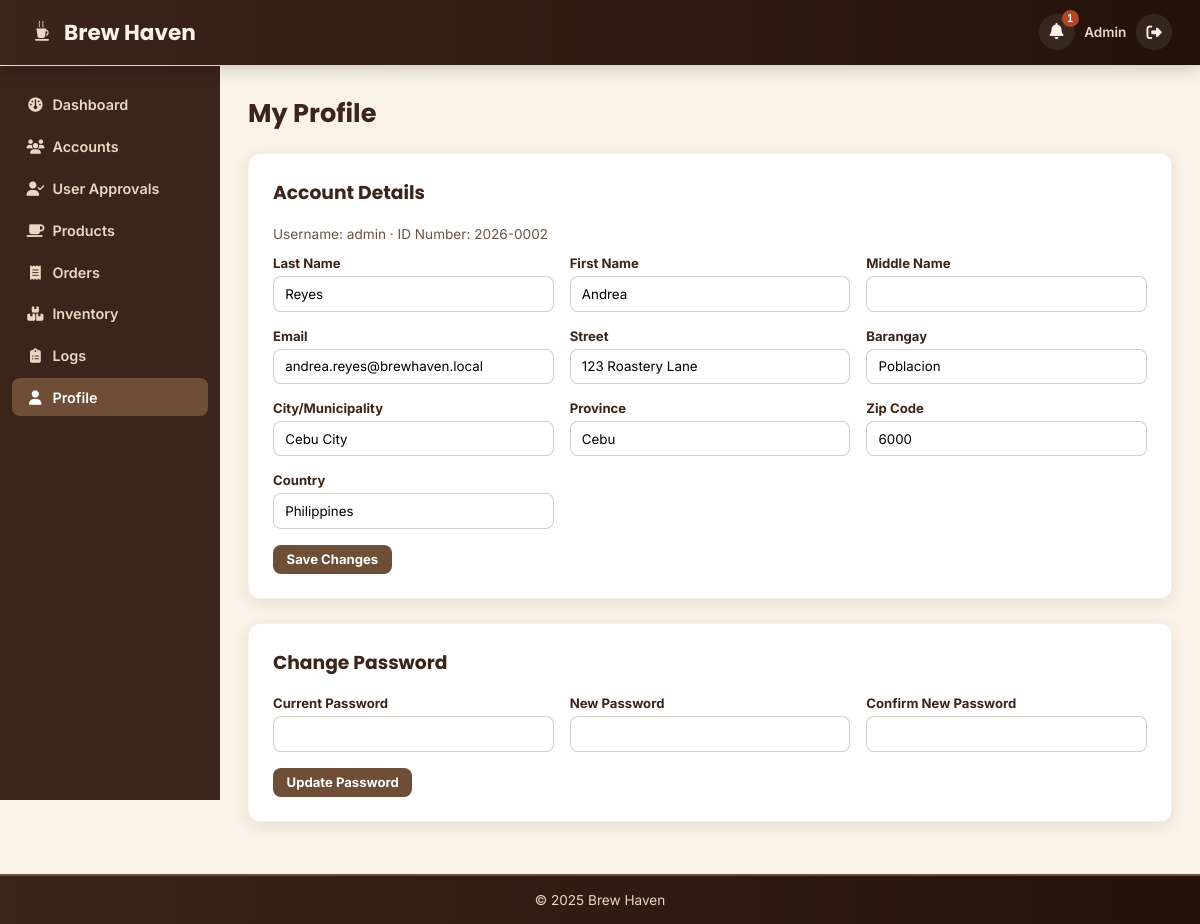
Screenshot of /profile.php (signed in) with the database file from the repository.
### tables this page shows
CREATE TABLE `users` (
  `id_number` varchar(50) NOT NULL,
  `lastname` varchar(100) NOT NULL,
  `firstname` varchar(100) NOT NULL,
  `middlename` varchar(100) DEFAULT NULL,
  `extension` varchar(50) DEFAULT NULL,
  `birth_date` date NOT NULL,
  `age` int(11) NOT NULL,
  `gender` enum('Male','Female','Other') NOT NULL,
  `email` varchar(255) NOT NULL,
  `username` varchar(50) NOT NULL,
  `password` varchar(255) NOT NULL,
  `role` enum('super_admin','admin','customer') NOT NULL DEFAULT 'customer',
  `approval_status` enum('pending','approved','rejected') NOT NULL DEFAULT 'pending',
  `account_status` enum('active','inactive','blocked') NOT NULL DEFAULT 'active',
  `first_login` tinyint(1) NOT NULL DEFAULT 0,
  `employee_id` varchar(20) DEFAULT NULL,
  `customer_id` varchar(20) DEFAULT NULL,
  `street` varchar(255) NOT NULL,
  `barangay` varchar(100) NOT NULL,
  `city_municipality` varchar(100) NOT NULL,
  `province` varchar(100) NOT NULL,
  `zipcode` varchar(10) NOT NULL,
  `country` varchar(100) NOT NULL,
  `auth_question1` varchar(255) DEFAULT NULL,
  `auth_answer1` varchar(255) DEFAULT NULL,
  `auth_question2` varchar(255) DEFAULT NULL,
  `auth_answer2` varchar(255) DEFAULT NULL,
  `auth_question3` varchar(255) DEFAULT NULL,
  `auth_answer3` varchar(255) DEFAULT NULL,
  `created_at` timestamp NOT NULL DEFAULT current_timestamp(),
  `updated_at` timestamp NOT NULL DEFAULT current_timestamp() ON UPDATE current_timestamp(),
  `active_super_admin_flag` tinyint(1) GENERATED ALWAYS AS (if(`role` = 'super_admin' and `account_status` = 'active',1,NULL)) STORED
);

### php/auth_helpers.php (called while the page is built, shortened)
<?php
require_once __DIR__ . '/config.php';
function bh_harden_session_cookie() {
    $params = session_get_cookie_params();
}
function current_user() {
    return [
        'id_number'   => $_SESSION['user_id_number'],
        'username'    => $_SESSION['username']    ?? null,
        'firstname'   => $_SESSION['firstname']   ?? null,
        'lastname'    => $_SESSION['lastname']    ?? null,
        'role'        => $_SESSION['role']        ?? 'customer',
        'employee_id' => $_SESSION['employee_id'] ?? null,
    ];
}
function bh_in_first_login_setup($row) {
    $firstLogin = (int)($row['first_login'] ?? 0);
    return $firstLogin === 1 || $firstLogin === 2 || $firstLogin === 3;
}
function require_login($recheckStatus = true) {
    global $conn;
    $isAjax = bh_request_is_ajax();
    $user = current_user();
    $now = time();
    if ($recheckStatus) {
        $stmt = mysqli_prepare($conn, "SELECT approval_status, account_status, role, first_login, firstname, lastname, auth_question1 FROM users WHERE id_number = ?");
        mysqli_stmt_bind_param($stmt, 's', $user['id_number']);
        mysqli_stmt_execute($stmt);
        $row = mysqli_fetch_assoc(mysqli_stmt_get_result($stmt));
        $statusAllowed = $row && ($row['account_status'] === 'active'
            || ($row['account_status'] === 'inactive' && bh_inactive_account_may_setup($row)));
        $roleChanged = $row && $row['role'] !== $user['role'];
        $inFirstLoginSetup = bh_in_first_login_setup($row);
    }
    return $user;
}
function bh_request_is_ajax() {
    return (!empty($_SERVER['HTTP_X_REQUESTED_WITH']) && strtolower($_SERVER['HTTP_X_REQUESTED_WITH']) === 'xmlhttprequest')
        || (strpos($_SERVER['HTTP_ACCEPT'] ?? '', 'application/json') !== false)
        || (strpos($_SERVER['CONTENT_TYPE'] ?? '', 'application/json') !== false)
        || (isset($_SERVER['HTTP_SEC_FETCH_DEST']) && $_SERVER['HTTP_SEC_FETCH_DEST'] === 'empty');
}
function has_privilege($user, $key) {
    global $conn;
    $privilegeKeys = $key === 'view_logs'
        ? ['view_logs', 'view_activity_logs', 'view_login_logs']
        : [$key];
    $placeholders = implode(',', array_fill(0, count($privilegeKeys), '?'));
    $sql = "SELECT 1 FROM admin_privileges WHERE admin_id_number = ? AND privilege_key IN ($placeholders) LIMIT 1";
    $stmt = mysqli_prepare($conn, $sql);
    $bindValues = array_merge([$user['id_number']], $privilegeKeys);
    $bindTypes = 's' . str_repeat('s', count($privilegeKeys));
    mysqli_stmt_bind_param($stmt, $bindTypes, ...$bindValues);
    mysqli_stmt_execute($stmt);
    mysqli_stmt_store_result($stmt);
    $granted = mysqli_stmt_num_rows($stmt) > 0;
    return $granted;
}
function bh_notification_count($user) {
    global $conn;
    $count = 0;
    if ($user['role'] === 'super_admin' || has_privilege($user, 'approve_accounts')) {
        $count += (int)(mysqli_fetch_assoc(mysqli_query($conn, "SELECT COUNT(*) AS c FROM users WHERE role = 'customer' AND approval_status = 'pending'"))['c'] ?? 0);
    }
    if ($user['role'] === 'super_admin' || has_privilege($user, 'manage_deletion_requests')) {
        $count += (int)(mysqli_fetch_assoc(mysqli_query($conn, "SELECT COUNT(*) AS c FROM delete_requests WHERE status = 'pending'"))['c'] ?? 0);
    }
    return $count;
}
function bh_display_id($row) {
    return ['label' => 'ID Number', 'value' => $row['id_number'] ?? null];
}
    ?>

### html/profile.php (the view, shortened to what this page needs)
<?php
require_once __DIR__ . '/../php/auth_helpers.php';
$me = require_login();
$stmt = mysqli_prepare($conn, "SELECT * FROM users WHERE id_number = ?");
mysqli_stmt_bind_param($stmt, 's', $me['id_number']);
mysqli_stmt_execute($stmt);
$user = mysqli_fetch_assoc(mysqli_stmt_get_result($stmt));
$isCustomer = $me['role'] === 'customer';
$initials = bh_initials($me['firstname'], $me['lastname']);
$avatarColor = bh_avatar_color($me['id_number']);
if (!$isCustomer) {
    $notifCount = bh_notification_count($me);
}
?>
<!DOCTYPE html>
<html lang="en">
<head>
  <link rel="stylesheet" href="https://cdnjs.cloudflare.com/ajax/libs/font-awesome/6.5.0/css/all.min.css">
  <link rel="stylesheet" href="../css/brew-haven.css" />
</head>
<body class="bh-shell">
  <?php if ($isCustomer): ?>
  <div class="bh-storefront-topbar">
    <div class="bh-brand"><img src="../images/brew-haven-logo.svg" alt="" style="width:28px;height:28px;"> Brew Haven</div>
    <div class="bh-storefront-nav">
      <a href="dashboard.php">Home</a>
      <a href="menu.php">Menu</a>
      <a href="order-cart.php">My Orders</a>
      <a href="order-history.php">Order History</a>
    </div>
    <div class="bh-storefront-icons">
      <form method="get" action="menu.php" class="bh-header-search">
        <i class="fa-solid fa-magnifying-glass"></i>
        <input type="text" name="q" placeholder="Search menu...">
      </form>
      <details class="bh-avatar-menu">
        <summary><span class="bh-avatar bh-avatar-sm" style="background:<?php echo $avatarColor; ?>;"><?php echo htmlspecialchars($initials); ?></span></summary>
        <div class="bh-avatar-dropdown">
          <a href="activity-log.php"><i class="fa-solid fa-clock-rotate-left" style="width:16px;"></i> Activity Log</a>
          <a href="login-logs.php"><i class="fa-solid fa-right-to-bracket" style="width:16px;"></i> Login Logs</a>
          <a href="profile.php"><i class="fa-solid fa-user" style="width:16px;"></i> Profile</a>
        </div>
      </details>
      <a href="logout.php" class="bh-storefront-logout-btn" title="Logout" aria-label="Logout" data-bh-confirm-title="Confirm Logout" data-bh-confirm="Are you sure you want to log out?" data-bh-confirm-button="Yes, Logout"><i class="fa-solid fa-right-from-bracket"></i></a>
    </div>
  </div>
  <?php else: ?>
  <div class="bh-topbar">
    <div class="bh-brand"><img src="../images/brew-haven-logo.svg" alt="" style="width:28px;height:28px;"> Brew Haven</div>
    <div class="bh-user">
      <div class="bh-notif-wrap">
        <button type="button" class="bh-notif-bell" onclick="bhToggleNotif()" aria-label="Notifications">
          <i class="fa-solid fa-bell"></i>
          <?php if ($notifCount > 0): ?><span class="bh-notif-count"><?php echo $notifCount; ?></span><?php endif; ?>
        </button>
      </div>
      <span class="bh-role-label"><?php echo htmlspecialchars(ucwords(str_replace('_', ' ', $me['role']))); ?></span>
      <a href="logout.php" class="bh-topbar-icon-btn" title="Logout" aria-label="Logout" data-bh-confirm-title="Confirm Logout" data-bh-confirm="Are you sure you want to log out?" data-bh-confirm-button="Yes, Logout"><i class="fa-solid fa-right-from-bracket"></i></a>
    </div>
  </div>
  <div class="bh-layout">
    <div class="bh-sidebar">
      <?php if ($me['role'] === 'super_admin'): ?>
        <a href="super-admin-dashboard.php"><i class="fa-solid fa-gauge"></i>Dashboard</a>
        <a href="super-admin-accounts.php"><i class="fa-solid fa-users"></i>Accounts</a>
        <a href="user-approvals.php"><i class="fa-solid fa-user-check"></i>User Approvals</a>
        <a href="super-admin-deletion-requests.php"><i class="fa-solid fa-trash-can"></i>Deletion Requests</a>
        <a href="logs.php"><i class="fa-solid fa-clipboard-list"></i>Logs</a>
        <a href="profile.php" class="active"><i class="fa-solid fa-user"></i>Profile</a>
      <?php else: ?>
        <a href="admin-dashboard.php"><i class="fa-solid fa-gauge"></i>Dashboard</a>
        <a href="admin-accounts.php"><i class="fa-solid fa-users"></i>Accounts</a>
        <?php if (has_privilege($me, 'approve_accounts')): ?><a href="user-approvals.php"><i class="fa-solid fa-user-check"></i>User Approvals</a><?php endif; ?>
        <a href="admin-products.php"><i class="fa-solid fa-mug-saucer"></i>Products</a>
        <a href="admin-orders.php"><i class="fa-solid fa-receipt"></i>Orders</a>
        <a href="admin-inventory.php"><i class="fa-solid fa-boxes-stacked"></i>Inventory</a>
        <a href="logs.php"><i class="fa-solid fa-clipboard-list"></i>Logs</a>
        <a href="profile.php" class="active"><i class="fa-solid fa-user"></i>Profile</a>
      <?php endif; ?>
    </div>
  <?php endif; ?>
  <div class="bh-main">
    <h1 class="bh-page-title">My Profile</h1>
    <div class="bh-panel">
      <h3>Account Details</h3>
      <?php $profileDisplayId = bh_display_id($user); ?>
      <p style="color:var(--bh-text-muted);font-size:0.85rem;">Username: <?php echo htmlspecialchars($user['username']); ?><?php if (!empty($profileDisplayId['value'])): ?> &middot; <?php echo htmlspecialchars($profileDisplayId['label']); ?>: <?php echo htmlspecialchars($profileDisplayId['value']); ?><?php endif; ?></p>
      <form method="post" action="../php/account_update.php"<?php if (!$isCustomer): ?> data-bh-confirm-title="Confirm Update" data-bh-confirm="Are you sure you want to update your account information?" data-bh-confirm-password="1"<?php endif; ?>>
        <div class="bh-form-grid">
          <div><label>Last Name</label><input type="text" name="lastname" value="<?php echo htmlspecialchars($user['lastname']); ?>"></div>
          <div><label>First Name</label><input type="text" name="firstname" value="<?php echo htmlspecialchars($user['firstname']); ?>"></div>
          <div><label>Middle Name</label><input type="text" name="middlename" value="<?php echo htmlspecialchars($user['middlename'] ?? ''); ?>"></div>
          <div><label>Email</label><input type="email" name="email" value="<?php echo htmlspecialchars($user['email']); ?>"></div>
          <div><label>Street</label><input type="text" name="street" value="<?php echo htmlspecialchars($user['street']); ?>"></div>
          <div><label>Barangay</label><input type="text" name="barangay" value="<?php echo htmlspecialchars($user['barangay']); ?>"></div>
          <div><label>City/Municipality</label><input type="text" name="city_municipality" value="<?php echo htmlspecialchars($user['city_municipality']); ?>"></div>
          <div><label>Province</label><input type="text" name="province" value="<?php echo htmlspecialchars($user['province']); ?>"></div>
          <div><label>Zip Code</label><input type="text" name="zipcode" value="<?php echo htmlspecialchars($user['zipcode']); ?>"></div>
          <div><label>Country</label><input type="text" name="country" value="<?php echo htmlspecialchars($user['country']); ?>"></div>
        </div>
        <div style="margin-top:1rem;"><button type="submit" class="bh-btn bh-btn-primary">Save Changes</button></div>
      </form>
    </div>
    <div class="bh-panel">
      <h3>Change Password</h3>
      <form method="post" action="../php/change_password.php">
        <div class="bh-form-grid">
          <div><label>Current Password</label><input type="password" name="current_password"></div>
          <div><label>New Password</label><input type="password" name="new_password"></div>
          <div><label>Confirm New Password</label><input type="password" name="confirm_password"></div>
        </div>
        <div style="margin-top:1rem;"><button type="submit" class="bh-btn bh-btn-primary">Update Password</button></div>
      </form>
    </div>
  </div>
  <?php if (!$isCustomer): ?>
  </div>
  <?php endif; ?>
  <footer class="main-footer" style="position:static;">
    <div class="footer-content"><span>&copy; 2025 Brew Haven</span></div>
  </footer>
</body>
</html>

### rows the page displays
users: role "Admin", username "admin", id_number "ID Number", id_number "2026-0002", lastname "Reyes", firstname "Andrea", email "andrea.reyes@brewhaven.local", street "123 Roastery Lane", barangay "Poblacion", city_municipality "Cebu City", province "Cebu", zipcode "6000", country "Philippines"

### other values shown
$notifCount "1"
